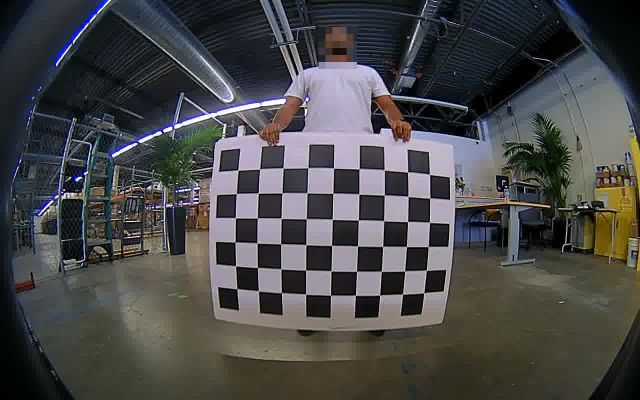
#> input picture calibration_images/image-001.jpg, 1280 x 800 px (shown at 1/2 size); its folder holds only this picture in this run
$ python fisheye_calibration_test8.py
#> lines starting #> are read from the running program, lines starting #| are printed output that depends on the picture
import numpy as np
import cv2
import glob

# 캘리브레이션을 위한 체스보드 그리드 크기
chessboard_size = (9, 6)

# 체스보드 코너를 탐지할 이미지들의 경로
images_path = "calibration_images/*.jpg"

# 체스보드 코너 탐지를 위한 객체 포인트와 이미지 포인트 초기화
obj_points = []  # 실제 3D 포인트
img_points = []  # 이미지 상의 2D 포인트

# 객체 포인트 생성 (0,0,0), (1,0,0), ..., (8,5,0)
objp = np.zeros((1,chessboard_size[0] * chessboard_size[1], 3), np.float32)
objp[0, :, :2] = np.mgrid[0:chessboard_size[0], 0:chessboard_size[1]].T.reshape(-1, 2)

# 보다 정확한 체스 포인트 매칭을 위한 튜플
# cv2.TERM_CRITERIA_EPS : 알고리즘에서의 상대적인 정확도를 나타냅니다.
# cv2.TERM_CRITERIA_MAX_ITER : 알고리즘에서의 최대 반복 횟수를 나타냅니다.
subpix_criteria = (cv2.TERM_CRITERIA_EPS + cv2.TERM_CRITERIA_MAX_ITER, 30, 0.1)

# 모든 이미지에서 체스보드 코너를 찾아 포인트들을 수집
images = glob.glob(images_path)
for fname in images:
    img = cv2.imread(fname)
#> img is the input picture: shape (800, 1280, 3); mean B, G, R 73.3, 73, 73.1
    gray = cv2.cvtColor(img, cv2.COLOR_BGR2GRAY)
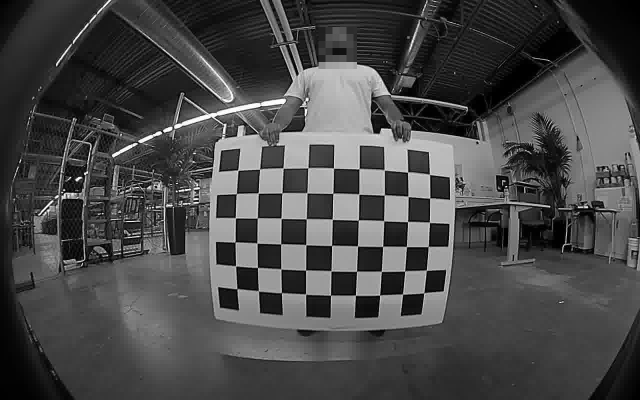
#> gray: shape (800, 1280) (shown at 1/2 size); min 0, max 255, mean 73.1

    # 체스보드 코너 탐지
    ret, corners = cv2.findChessboardCorners(gray, chessboard_size, None)
#> ret = True; corners = 54 rows, first 8: [475.8, 341], [519.5, 339.1], [566.6, 336.1], [616.7, 335.5], [667.3, 336.6], [718.2, 337.8], [769.3, 341.1], [815.6, 344.7]

    # 탐지된 코너가 있을 경우, 포인트 추가
    if ret == True:
        obj_points.append(objp)
        real_corners = cv2.cornerSubPix(gray,corners,(3,3),(-1,-1),subpix_criteria)
#> real_corners = 54 rows, first 8: [475.9, 341], [519.6, 339], [566.6, 336.2], [616.6, 335.7], [667.3, 336.8], [718.4, 337.8], [769, 340.6], [815.7, 344.7]
        img_points.append(real_corners)

# 카메라 매트릭스와 왜곡 계수 계산
ret, camera_matrix, dist_coeffs, _, _ = cv2.fisheye.calibrate(
    obj_points, img_points, gray.shape[::-1], None, None
)
#> ret = 1123.6; camera_matrix = [[729.1, -8.23, 639.4], [0, 727.8, 397.5], [0, 0, 1]]; dist_coeffs = [-1.17, -18.12, 3233.3, -4351.2]

# 보정된 이미지 생성
for i, fname in enumerate(images):
    img = cv2.imread(fname)
    h, w = img.shape[:2]
#> h = 800; w = 1280

    # 새로운 카메라 매트릭스를 계산하여 왜곡 보정
    new_camera_matrix, roi = cv2.getOptimalNewCameraMatrix(
        camera_matrix, dist_coeffs, (w, h), 1, (w, h)
    )
#> new_camera_matrix has the same summary as camera_matrix; roi = (4, 0, 1270, 799)

    # 왜곡 보정
    undistorted_image = cv2.fisheye.undistortImage(
        img, camera_matrix, dist_coeffs, None, new_camera_matrix
    )
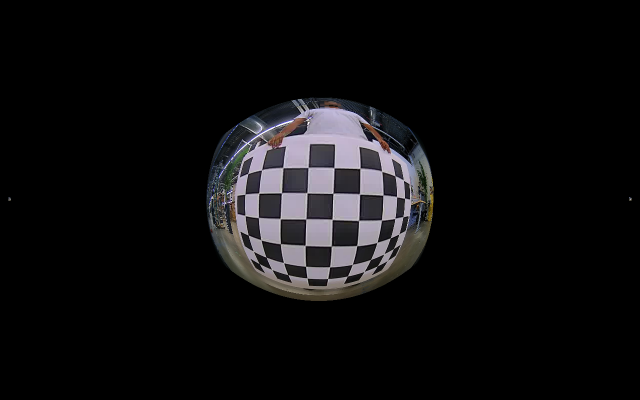
#> undistorted_image: shape (800, 1280, 3) (shown at 1/2 size); mean B, G, R 15.4, 14.4, 15

    # ROI(Region of Interest)에 맞게 이미지 잘라내기
    '''
    x, y, w, h = roi
    undistorted_image = undistorted_image[y : y + h, x : x + w]
    '''

    # 결과 이미지 출력 또는 저장
    cv2.imshow(f"Undistorted Image {i}", undistorted_image)
    cv2.waitKey(3000)

cv2.destroyAllWindows()

$ run again, on calibration_images/image-005.jpg
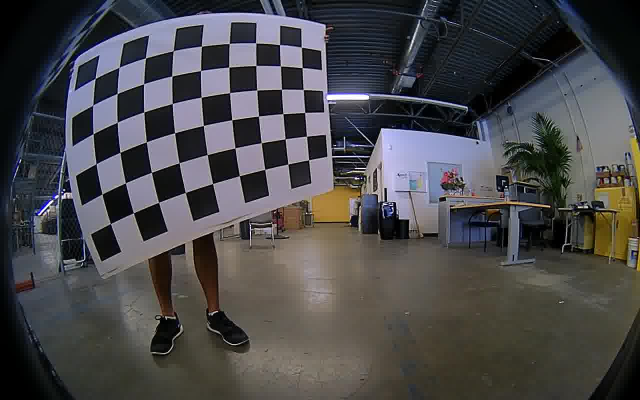
#> input picture calibration_images/image-005.jpg, 1280 x 800 px (shown at 1/2 size)
#> img is the input picture: shape (800, 1280, 3); mean B, G, R 74.3, 72.2, 73.1
#> `gray = cv2.cvtColor(img, cv2.COLOR_BGR2GRAY)`:
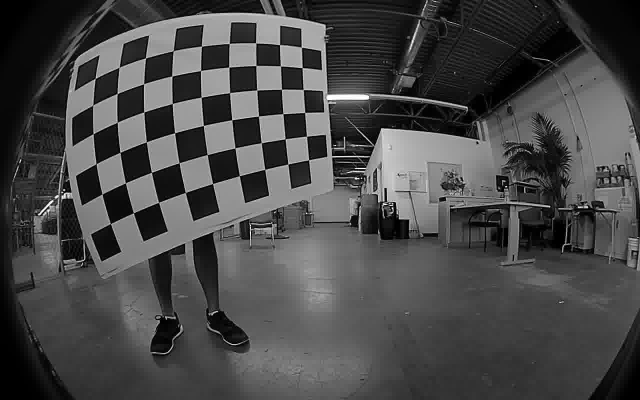
#> gray: shape (800, 1280) (shown at 1/2 size); min 0, max 255, mean 72.7
#> `ret, corners = cv2.findChessboardCorners(gray, chessboard_size, None)`: ret = True; corners = 54 rows, first 8: [190.6, 156.8], [239.3, 135], [291.5, 116.1], [346.7, 101.9], [403.7, 92.83], [458.9, 87.37], [511.5, 86.3], [559.5, 89.73]
#> real_corners = 54 rows, first 8: [190.6, 156.9], [238.9, 135.1], [291.6, 116.2], [346.7, 101.9], [403.7, 92.89], [458.8, 87.43], [511.6, 86.42], [559.5, 89.73]
#> `ret, camera_matrix, dist_coeffs, _, _ = cv2.fisheye.calibrate( obj_poi..`: ret = 2007.2; camera_matrix = [[940.9, 116.2, 697.9], [0, 732.4, 388.8], [0, 0, 1]]; dist_coeffs = [-0.461, -10.21, 61.95, -118.4]
#> new_camera_matrix has the same summary as camera_matrix; roi = (65, 0, 1152, 799)
#> `undistorted_image = cv2.fisheye.undistortImage( img, camera_matrix, di..`:
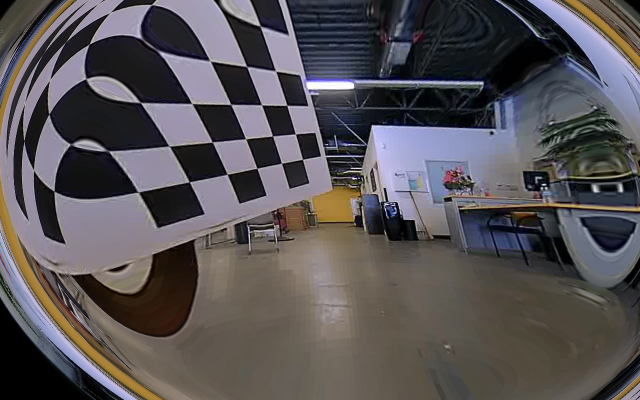
#> undistorted_image: shape (800, 1280, 3) (shown at 1/2 size); mean B, G, R 85.8, 83, 87

$ run again, on calibration_images/image-002.jpg
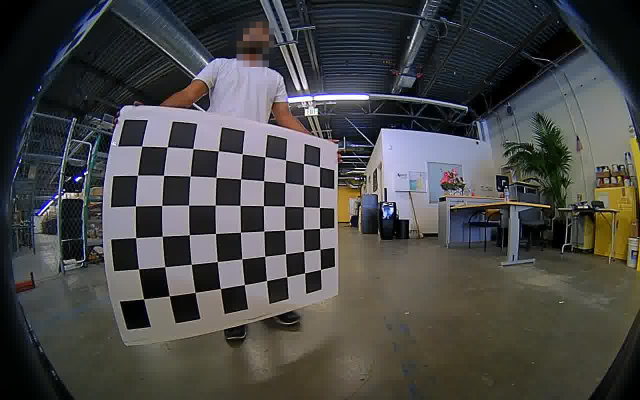
#> input picture calibration_images/image-002.jpg, 1280 x 800 px (shown at 1/2 size)
#> img is the input picture: shape (800, 1280, 3); mean B, G, R 71.5, 72.1, 72.2
#> `gray = cv2.cvtColor(img, cv2.COLOR_BGR2GRAY)`:
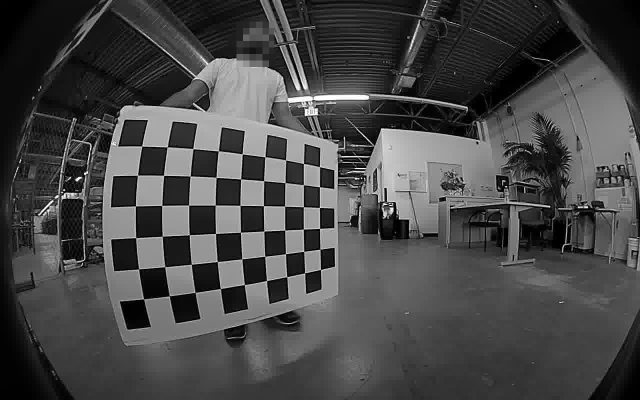
#> gray: shape (800, 1280) (shown at 1/2 size); min 0, max 255, mean 72.1
#> `ret, corners = cv2.findChessboardCorners(gray, chessboard_size, None)`: ret = True; corners = 54 rows, first 8: [283.6, 292.5], [335, 294.4], [386.5, 298], [437, 302.5], [484.9, 308.4], [530.6, 314.3], [571.6, 320.4], [607.4, 327.4]
#> real_corners = 54 rows, first 8: [283.7, 292.5], [334.8, 294.5], [386.4, 297.9], [437.1, 302.4], [484.9, 308.4], [530.5, 314.3], [571.6, 320.5], [607.5, 327.5]
#> `ret, camera_matrix, dist_coeffs, _, _ = cv2.fisheye.calibrate( obj_poi..`: ret = 98.42; camera_matrix = [[648.7, 26.49, 744.8], [0, 536.9, 427.9], [0, 0, 1]]; dist_coeffs = [0.899, -2.18, -14.98, 47.93]
#> new_camera_matrix has the same summary as camera_matrix; roi = (18, 0, 1240, 799)
#> `undistorted_image = cv2.fisheye.undistortImage( img, camera_matrix, di..`:
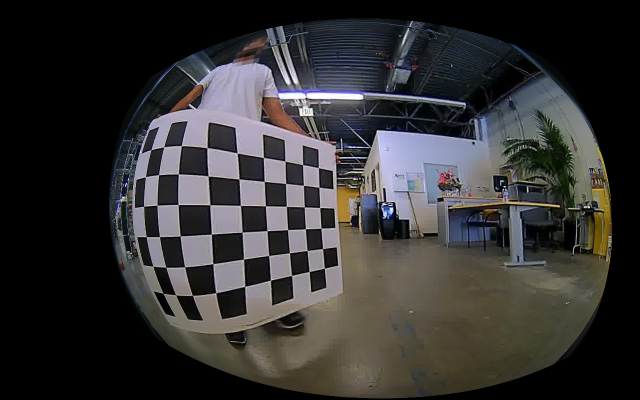
#> undistorted_image: shape (800, 1280, 3) (shown at 1/2 size); mean B, G, R 51.1, 51.3, 52.4

$ run again, on calibration_images/image-003.jpg
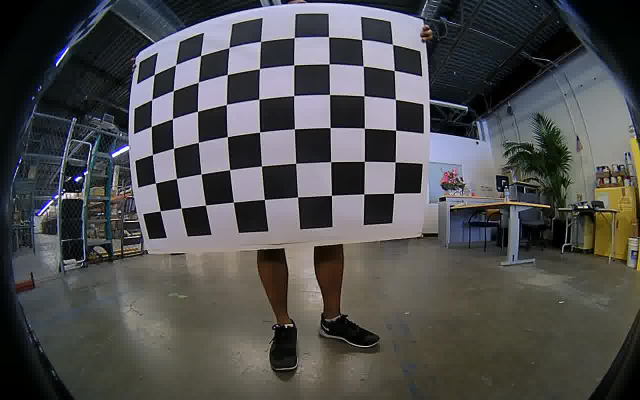
#> input picture calibration_images/image-003.jpg, 1280 x 800 px (shown at 1/2 size)
#> img is the input picture: shape (800, 1280, 3); mean B, G, R 78.6, 78.1, 78.3
#> `gray = cv2.cvtColor(img, cv2.COLOR_BGR2GRAY)`:
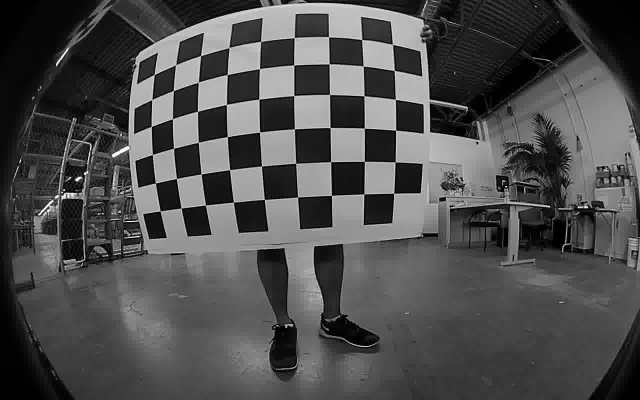
#> gray: shape (800, 1280) (shown at 1/2 size); min 0, max 255, mean 78.2
#> `ret, corners = cv2.findChessboardCorners(gray, chessboard_size, None)`: ret = True; corners = 54 rows, first 8: [309.4, 149.5], [351.4, 130.6], [402, 111.5], [458.6, 95.37], [522, 83.3], [588.8, 75.84], [658.1, 74.46], [723.9, 79.36]
#> real_corners = 54 rows, first 8: [309.3, 149.6], [351.4, 130.5], [401.9, 111.6], [458.3, 95.57], [522, 83.28], [588.9, 75.78], [657.9, 74.36], [723.8, 79.32]
#> `ret, camera_matrix, dist_coeffs, _, _ = cv2.fisheye.calibrate( obj_poi..`: ret = 1.54e+12; camera_matrix = [[-198.4, 2.74e+11, 514.2], [0, 9.13, 267.2], [0, 0, 1]]; dist_coeffs = [-36.16, 57.27, 606.9, 395.9]
#> new_camera_matrix = [[198.4, 2.74e+11, 764.8], [0, 73.05, 539.9], [0, 0, 1]]; roi = (0, 0, 0, 0)
#> undistorted_image: shape (800, 1280, 3); every value is 0

$ run again, on calibration_images/image-004.jpg
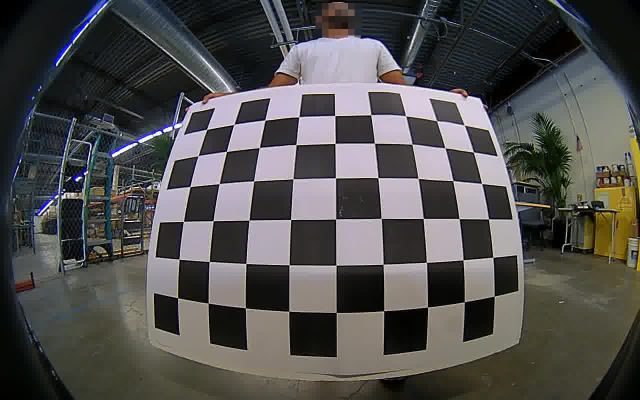
#> input picture calibration_images/image-004.jpg, 1280 x 800 px (shown at 1/2 size)
#> img is the input picture: shape (800, 1280, 3); mean B, G, R 78.6, 79.8, 80.9
#> `gray = cv2.cvtColor(img, cv2.COLOR_BGR2GRAY)`:
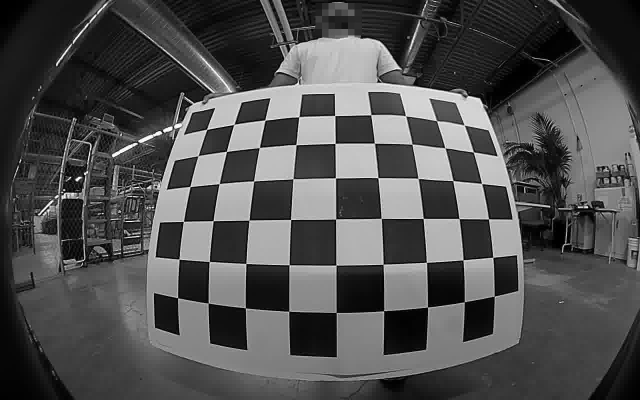
#> gray: shape (800, 1280) (shown at 1/2 size); min 0, max 255, mean 80
#> `ret, corners = cv2.findChessboardCorners(gray, chessboard_size, None)`: ret = True; corners = 54 rows, first 8: [414, 259], [467.7, 249.7], [530.4, 240.7], [597.7, 234.4], [669.8, 231.5], [742, 230.2], [810.9, 231.6], [873.9, 242.1]
#> real_corners = 54 rows, first 8: [413.9, 259], [468.2, 249.5], [530.5, 240.7], [597.8, 234.2], [669.8, 231.5], [742, 230], [811.1, 231.9], [873.7, 242]
#> `ret, camera_matrix, dist_coeffs, _, _ = cv2.fisheye.calibrate( obj_poi..`: ret = 232.4; camera_matrix = [[656.5, 10.94, 644.9], [0, 660, 395.5], [0, 0, 1]]; dist_coeffs = [0.17, -10.18, 78.22, -252.4]
#> new_camera_matrix has the same summary as camera_matrix; roi = (7, 0, 1266, 799)
#> `undistorted_image = cv2.fisheye.undistortImage( img, camera_matrix, di..`:
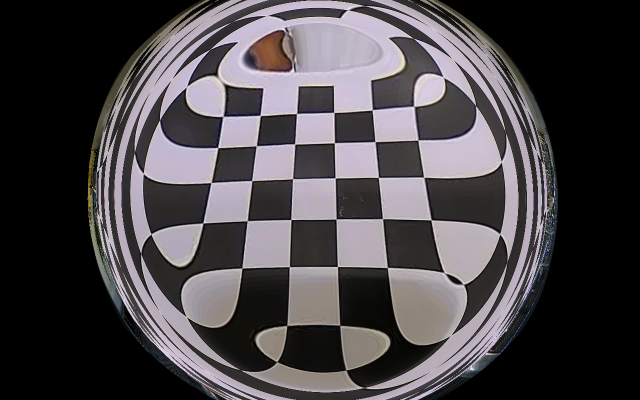
#> undistorted_image: shape (800, 1280, 3) (shown at 1/2 size); mean B, G, R 73.5, 70.1, 74
